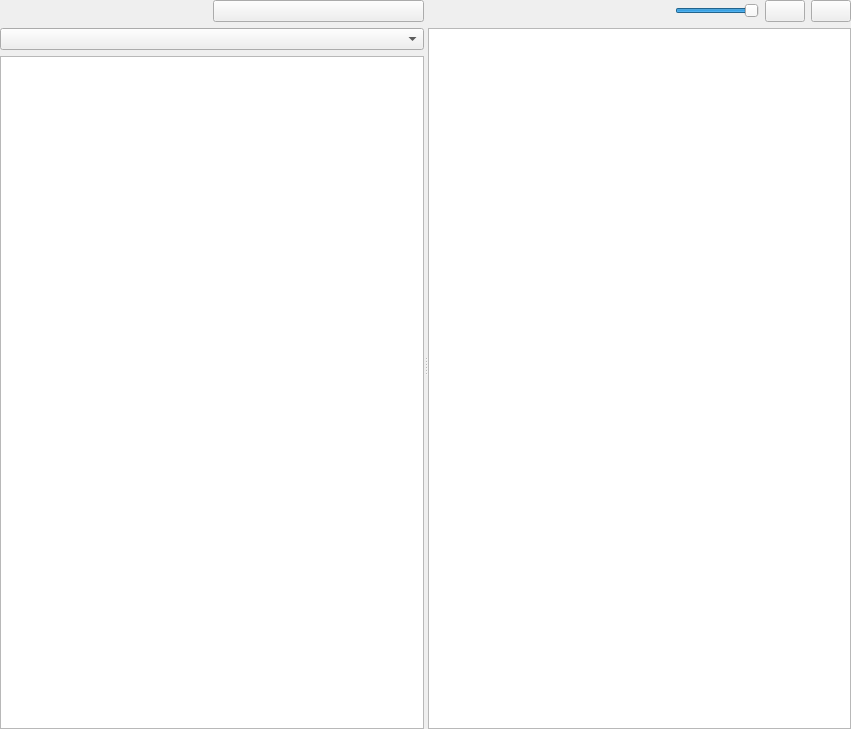
<?xml version="1.0" encoding="UTF-8"?>
<ui version="4.0">
 <class>AssetBrowserWidget</class>
 <widget class="QWidget" name="AssetBrowserWidget">
  <property name="geometry">
   <rect>
    <x>0</x>
    <y>0</y>
    <width>851</width>
    <height>729</height>
   </rect>
  </property>
  <property name="windowTitle">
   <string>Form</string>
  </property>
  <layout class="QHBoxLayout" name="RootLayout" stretch="0">
   <property name="leftMargin">
    <number>0</number>
   </property>
   <property name="topMargin">
    <number>0</number>
   </property>
   <property name="rightMargin">
    <number>0</number>
   </property>
   <property name="bottomMargin">
    <number>0</number>
   </property>
   <item>
    <widget class="QSplitter" name="splitter">
     <property name="sizePolicy">
      <sizepolicy hsizetype="Expanding" vsizetype="Preferred">
       <horstretch>0</horstretch>
       <verstretch>0</verstretch>
      </sizepolicy>
     </property>
     <property name="orientation">
      <enum>Qt::Horizontal</enum>
     </property>
     <property name="childrenCollapsible">
      <bool>false</bool>
     </property>
     <widget class="QWidget" name="layoutWidget">
      <layout class="QVBoxLayout" name="verticalLayout" stretch="0,0,1">
       <item>
        <layout class="QHBoxLayout" name="horizontalLayout">
         <property name="spacing">
          <number>1</number>
         </property>
         <item>
          <widget class="ezQtSearchWidget" name="SearchWidget" native="true"/>
         </item>
         <item>
          <widget class="QPushButton" name="ButtonShowItemsSubFolders">
           <property name="toolTip">
            <string>Show/Hide items in sub-folders</string>
           </property>
           <property name="text">
            <string/>
           </property>
           <property name="icon">
            <iconset resource="../QtResources/resources.qrc">
             <normalon>:/EditorFramework/Icons/ObjectsVisible.svg</normalon>
             <normaloff>:/EditorFramework/Icons/ObjectsHidden.svg</normaloff>
            </iconset>
           </property>
           <property name="checkable">
            <bool>true</bool>
           </property>
          </widget>
         </item>
        </layout>
       </item>
       <item>
        <widget class="QComboBox" name="TypeFilter"/>
       </item>
       <item>
        <widget class="QSplitter" name="LeftSplitter">
         <property name="orientation">
          <enum>Qt::Vertical</enum>
         </property>
         <widget class="eqQtAssetBrowserFolderView" name="TreeFolderFilter">
          <property name="uniformRowHeights">
           <bool>true</bool>
          </property>
          <property name="sortingEnabled">
           <bool>true</bool>
          </property>
          <property name="headerHidden">
           <bool>true</bool>
          </property>
          <column>
           <property name="text">
            <string notr="true">1</string>
           </property>
          </column>
         </widget>
        </widget>
       </item>
      </layout>
     </widget>
     <widget class="QWidget" name="layoutWidget2">
      <layout class="QVBoxLayout" name="verticalLayout_2" stretch="0,0">
       <item>
        <layout class="QHBoxLayout" name="ToolBarLayout">
         <item>
          <spacer name="horizontalSpacer">
           <property name="orientation">
            <enum>Qt::Horizontal</enum>
           </property>
           <property name="sizeHint" stdset="0">
            <size>
             <width>40</width>
             <height>0</height>
            </size>
           </property>
          </spacer>
         </item>
         <item>
          <widget class="QSlider" name="IconSizeSlider">
           <property name="sizePolicy">
            <sizepolicy hsizetype="Preferred" vsizetype="Preferred">
             <horstretch>0</horstretch>
             <verstretch>0</verstretch>
            </sizepolicy>
           </property>
           <property name="minimum">
            <number>10</number>
           </property>
           <property name="maximum">
            <number>100</number>
           </property>
           <property name="value">
            <number>100</number>
           </property>
           <property name="orientation">
            <enum>Qt::Horizontal</enum>
           </property>
           <property name="invertedControls">
            <bool>false</bool>
           </property>
          </widget>
         </item>
         <item>
          <widget class="QPushButton" name="ButtonListMode">
           <property name="toolTip">
            <string>Display Items as a List</string>
           </property>
           <property name="text">
            <string/>
           </property>
           <property name="icon">
            <iconset resource="../QtResources/resources.qrc">
             <normaloff>:/EditorFramework/Icons/ListView.svg</normaloff>:/EditorFramework/Icons/ListView.svg
            </iconset>
           </property>
           <property name="checkable">
            <bool>true</bool>
           </property>
          </widget>
         </item>
         <item>
          <widget class="QPushButton" name="ButtonIconMode">
           <property name="toolTip">
            <string>Display Items as Icons</string>
           </property>
           <property name="text">
            <string/>
           </property>
           <property name="icon">
            <iconset resource="../QtResources/resources.qrc">
             <normaloff>:/EditorFramework/Icons/IconView.svg</normaloff>:/EditorFramework/Icons/IconView.svg
            </iconset>
           </property>
           <property name="checkable">
            <bool>true</bool>
           </property>
          </widget>
         </item>
        </layout>
       </item>
       <item>
        <widget class="ezQtAssetBrowserView" name="ListAssets">
         <property name="contextMenuPolicy">
          <enum>Qt::CustomContextMenu</enum>
         </property>
         <property name="editTriggers">
          <set>QAbstractItemView::EditKeyPressed</set>
         </property>
         <property name="dragEnabled">
          <bool>true</bool>
         </property>
         <property name="dragDropMode">
          <enum>QAbstractItemView::DragOnly</enum>
         </property>
         <property name="alternatingRowColors">
          <bool>false</bool>
         </property>
         <property name="selectionMode">
          <enum>QAbstractItemView::ExtendedSelection</enum>
         </property>
         <property name="verticalScrollMode">
          <enum>QAbstractItemView::ScrollPerPixel</enum>
         </property>
        </widget>
       </item>
      </layout>
     </widget>
    </widget>
   </item>
  </layout>
 </widget>
 <customwidgets>
  <customwidget>
   <class>ezQtAssetBrowserView</class>
   <extends>QListView</extends>
   <header location="global">EditorFramework/Assets/AssetBrowserView.moc.h</header>
  </customwidget>
  <customwidget>
   <class>ezQtSearchWidget</class>
   <extends>QWidget</extends>
   <header location="global">GuiFoundation/Widgets/SearchWidget.moc.h</header>
   <container>1</container>
  </customwidget>
  <customwidget>
   <class>eqQtAssetBrowserFolderView</class>
   <extends>QTreeWidget</extends>
   <header location="global">EditorFramework/Assets/AssetBrowserFolderView.moc.h</header>
  </customwidget>
 </customwidgets>
 <tabstops>
  <tabstop>ListAssets</tabstop>
  <tabstop>TreeFolderFilter</tabstop>
  <tabstop>IconSizeSlider</tabstop>
  <tabstop>ButtonListMode</tabstop>
  <tabstop>ButtonIconMode</tabstop>
 </tabstops>
 <resources>
  <include location="../../../Tools/Libs/GuiFoundation/QtResources/resources.qrc"/>
  <include location="../QtResources/resources.qrc"/>
 </resources>
 <connections/>
</ui>
